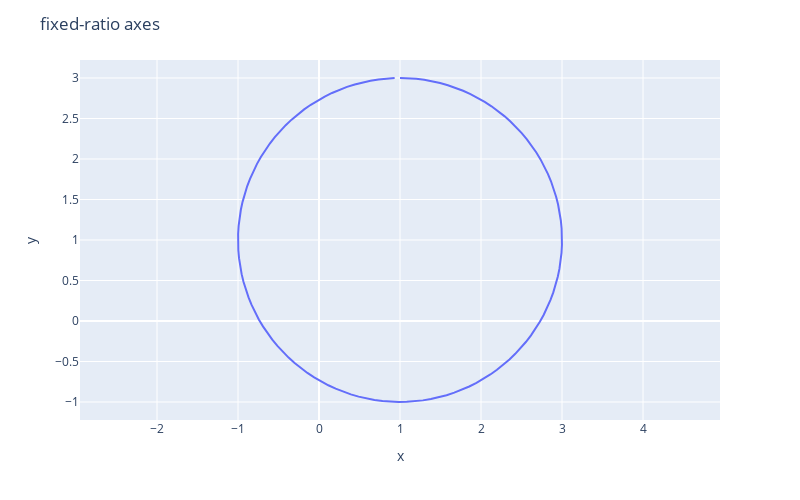

Write notebook code for a chart like this one.
### Markdown cell above
#sin = (A, freq, t) -> (A*Math.sin(2*Math.PI * freq * _t) for _t in t)

dt = 0.01;
t = (_t for _t in [0 .. 1+dt] by dt)

trace1 = {x: t, y: sin(0.5, 1.0, t), name: '1 Hz'}
trace2 = {x: t, y: sin(1.0, 4.0, t), name: '4 Hz'}

data = [trace1, trace2]

layout = {
					margin: {t: 10}
					xaxis:{title: "time"}
					yaxis: {title: "amplitude"}
					}

Plotly.plot('tester', data, layout)

### Code cell
theta = np.arange(0,2*np.pi,0.05)   # start,stop,step
#y_sin = np.sin(x_sin)
radius = 2
centre_x = 1
centre_y = 1
circle_plot_data = []
for t in theta:
    #print(t)
    x = centre_x + radius * np.sin(t)
    y = centre_y + radius * np.cos(t)
    append = [x,y]
    circle_plot_data.append(append)
circle_plot = pd.DataFrame(data=circle_plot_data,columns=['x','y'])
fig = px.line(circle_plot,x='x', y='y')

fig.update_layout(
    width = 800,
    height = 500,
    title = "fixed-ratio axes"
)
fig.update_yaxes(
    scaleanchor = "x",
    scaleratio = 1,
  )

fig.show()

### Figure 1 — Plotly figure (JSON) as saved in the notebook; plotly's stock layout.template omitted (floating-point values rounded to 4 significant figures)
{"data": [{"hovertemplate": "x=%{x}<br>y=%{y}<extra></extra>", "legendgroup": "", "line": {"color": "#636efa", "dash": "solid"}, "marker": {"symbol": "circle"}, "mode": "lines", "name": "", "orientation": "v", "showlegend": false, "type": "scatter", "x": [1, 1.1, 1.2, 1.299, 1.397, 1.495, 1.591, 1.686, 1.779, 1.87, 1.959, 2.045, 2.129, 2.21, 2.288, 2.363, 2.435, 2.503, 2.567, 2.627, 2.683, 2.735, 2.782, 2.826, 2.864, 2.898, 2.927, 2.951, 2.971, 2.985, 2.995, 3.0, 2.999, 2.994, 2.983, 2.968, 2.948, 2.923, 2.893, 2.858, 2.819, 2.775, 2.726, 2.674, 2.617, 2.556, 2.491, 2.423, 2.351, 2.276, 2.197, 2.115, 2.031, 1.944, 1.855, 1.763, 1.67, 1.575, 1.478, 1.381, 1.282, 1.183, 1.083, 0.9832, 0.8833, 0.7836, 0.6845, 0.5862, 0.4889, 0.3929, 0.2984, 0.2057, 0.115, 0.02643, -0.05967, -0.1431, -0.2237, -0.3013, -0.3755, -0.4464, -0.5136, -0.5771, -0.6366, -0.692, -0.7432, -0.79, -0.8323, -0.8701, -0.9032, -0.9315, -0.9551, -0.9737, -0.9874, -0.9961, -0.9998, -0.9986, -0.9923, -0.9811, -0.9649, -0.9438, -0.9178, -0.8871, -0.8516, -0.8115, -0.7669, -0.7179, -0.6645, -0.607, -0.5455, -0.4802, -0.4111, -0.3385, -0.2625, -0.1834, -0.1014, -0.01656, 0.0708, 0.1605, 0.2522, 0.3459, 0.4412, 0.5378, 0.6357, 0.7344, 0.8338, 0.9336], "xaxis": "x", "y": [3, 2.998, 2.99, 2.978, 2.96, 2.938, 2.911, 2.879, 2.842, 2.801, 2.755, 2.705, 2.651, 2.592, 2.53, 2.463, 2.393, 2.32, 2.243, 2.163, 2.081, 1.995, 1.907, 1.817, 1.725, 1.631, 1.535, 1.438, 1.34, 1.241, 1.141, 1.042, 0.9416, 0.8418, 0.7423, 0.6435, 0.5456, 0.4488, 0.3534, 0.2596, 0.1677, 0.07785, -0.009692, -0.09472, -0.177, -0.2563, -0.3326, -0.4054, -0.4748, -0.5405, -0.6023, -0.6601, -0.7138, -0.7632, -0.8081, -0.8486, -0.8844, -0.9156, -0.9419, -0.9634, -0.98, -0.9916, -0.9983, -0.9999, -0.9966, -0.9883, -0.975, -0.9567, -0.9336, -0.9056, -0.8729, -0.8355, -0.7935, -0.747, -0.6962, -0.6411, -0.5819, -0.5188, -0.4519, -0.3813, -0.3073, -0.23, -0.1496, -0.06642, 0.01948, 0.1078, 0.1984, 0.291, 0.3853, 0.4812, 0.5784, 0.6766, 0.7757, 0.8753, 0.9752, 1.075, 1.175, 1.274, 1.373, 1.471, 1.567, 1.662, 1.756, 1.848, 1.937, 2.024, 2.109, 2.191, 2.269, 2.345, 2.417, 2.486, 2.551, 2.612, 2.669, 2.722, 2.771, 2.815, 2.855, 2.89, 2.92, 2.946, 2.967, 2.982, 2.993, 2.999], "yaxis": "y"}], "layout": {"height": 500, "legend": {"tracegroupgap": 0}, "margin": {"t": 60}, "title": {"text": "fixed-ratio axes"}, "width": 800, "xaxis": {"anchor": "y", "domain": [0, 1], "title": {"text": "x"}}, "yaxis": {"anchor": "x", "domain": [0, 1], "scaleanchor": "x", "scaleratio": 1, "title": {"text": "y"}}}}
